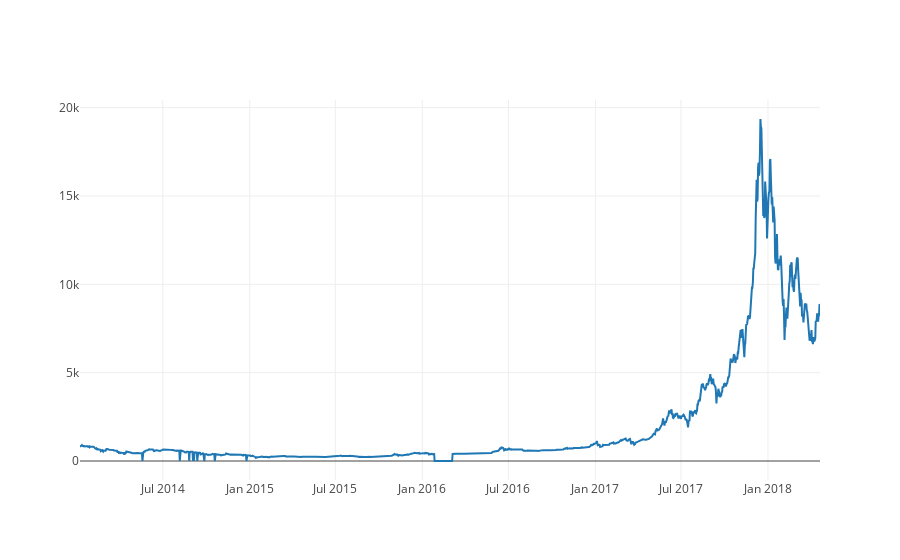

The code cell stored with this chart in its notebook:
### Code cell
# Chart the BTC close pricing data
#% matplotlib inline
btc_trace = go.Scatter(x=btc_usd_price_kraken.index, y=btc_usd_price_kraken['Close'])
py.iplot([btc_trace])

### Figure 1 — Plotly figure (JSON) as saved in the notebook; plotly's stock layout.template omitted (floating-point values rounded to 4 significant figures; data arrays with more than 128 entries replaced by an {"elided": "..."} marker saying what was removed)
{"data": [{"type": "scatter", "x": {"elided": "1566 str values"}, "y": {"elided": "1566 float values"}}], "layout": {}}
